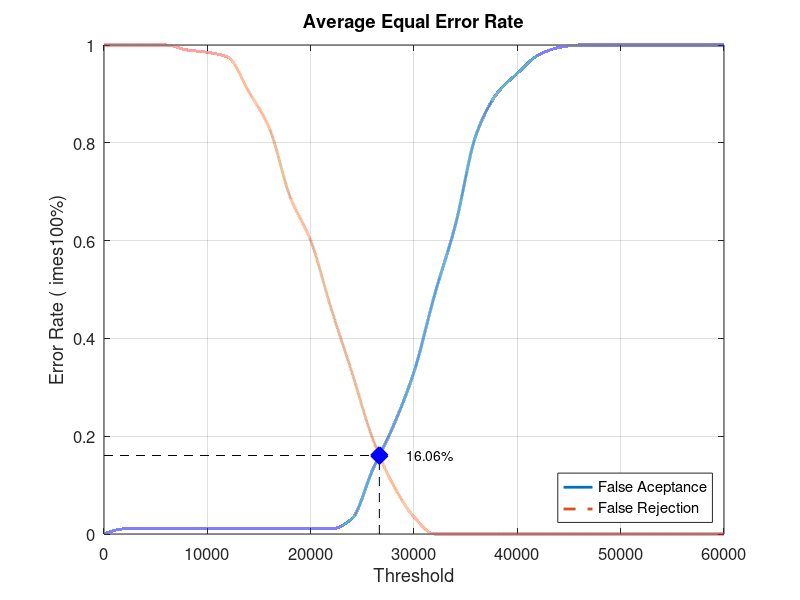
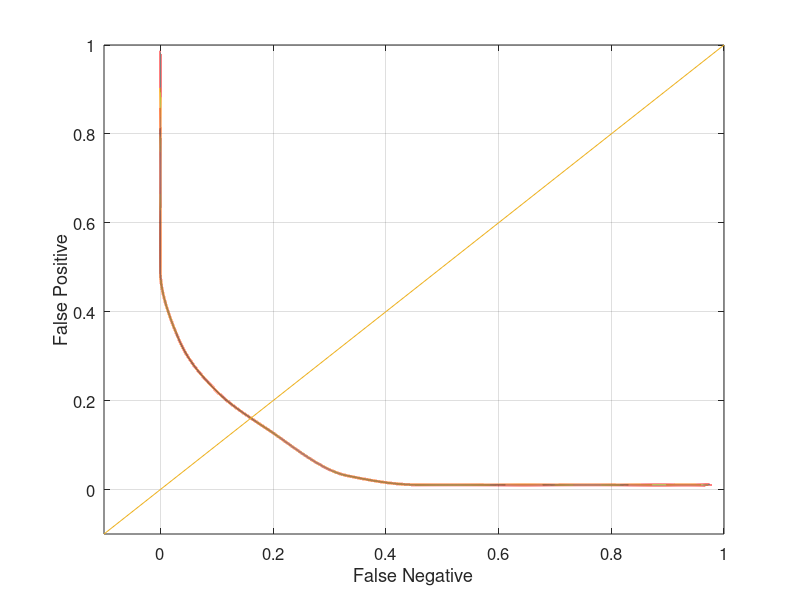

These figures' MATLAB source, in order:
close all;
clear;
clc;
x = 0:2000:60000;
xq = 0:0.5:60000;

y0 = [0 0.0105263 0.0105263 0.0105263 0.0105263 0.0105263 0.0105263 0.0105263 0.0105263 0.0105263 0.0105263 0.0105263 0.0315789 0.131579 0.221053 0.331579 0.489474 0.631579 0.815789 0.9 0.942105 0.978947 0.994737 1 1 1 1 1 1 1 1]
yy0 = interp1(x, y0, xq, 'pchip');
y1 = [1 1 1 1 0.99 0.985 0.975 0.905 0.83 0.69 0.6 0.46 0.33 0.195 0.1 0.035 0 0 0 0 0 0 0 0 0 0 0 0 0 0 0]
yy1 = interp1(x, y1, xq, 'pchip');

% Calculating EER: 
y2 = abs(y0 - y1);
find(y2 == min(y2))
yy2 = abs(yy0 - yy1);
xEER = find(yy2 == min(yy2));
xEERIndex = xq(xEER) % X-axis EER
yEER = yy0(xEER) % Y-axis EER

main = figure
plot(xq, yy0,'-','LineWidth', 2);	hold on
plot(xq, yy1,'--','LineWidth', 2);	hold on
plot([xEERIndex xEERIndex], [0 yEER], 'k--');	hold on
plot([0 xEERIndex], [yEER yEER], 'k--');	hold on
plot(xEERIndex, yEER, 'bx', 'LineWidth', 10);	hold on
text(xEERIndex + 10 * xEERIndex / 100, yEER, [num2str(round((10000 * yEER)) / 100) '%'])
legend('False Aceptance', 'False Rejection', 'Location', 'SouthEast')
xlabel('Threshold')
ylabel('Error Rate (	imes100%)')
title('Average Equal Error Rate')
set(gca, 'FontSize', 12)
axis([0 60000 0 1])
grid on

print(main, 'Database1_4Main', '-dpng');
FNRxFPR = figure('Color', [1 1 1]);
plot(yy1, yy0, '-', yy1, yy0, 'LineWidth', 2);
hold on
y = -0.1:0.1:1
plot(y, y); 
set(gca, 'FontSize', 12)
xlabel('False Negative')
ylabel('False Positive')
axis([-0.1 1 -0.1 1])
set(gca, 'FontSize', 12)
grid on

print(FNRxFPR, 'Database1_4FNRxFPR','-dpng');
